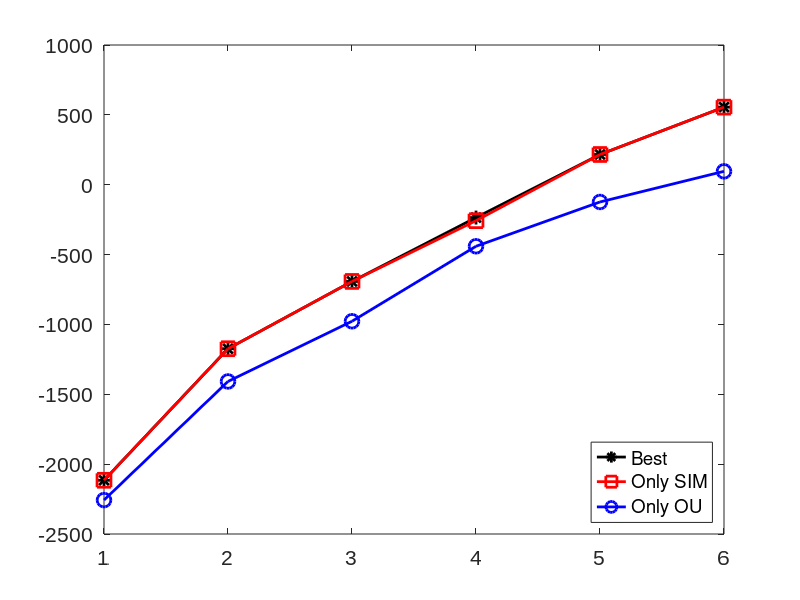
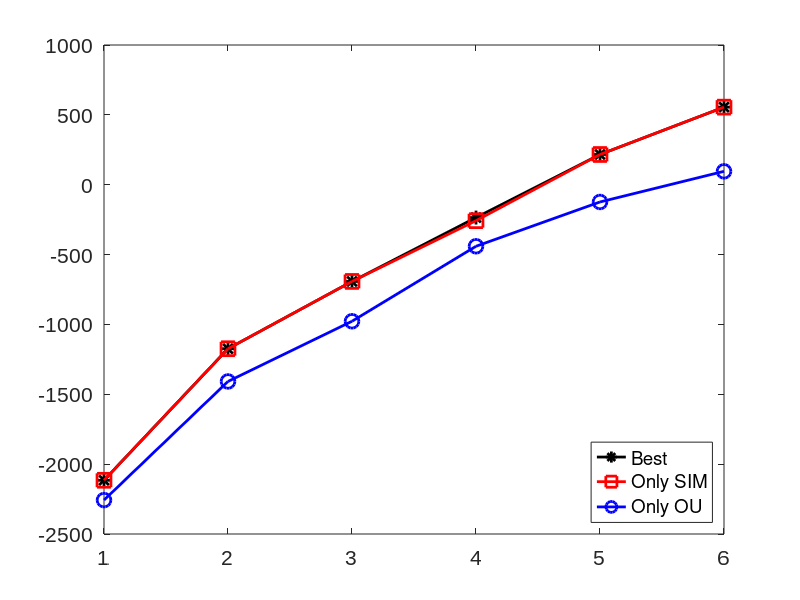
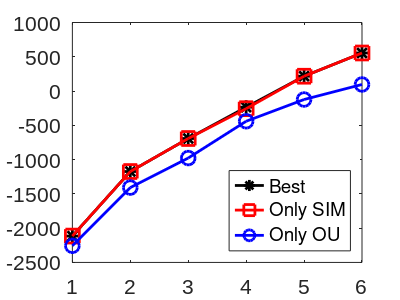

Here is the MATLAB script that generated these plots, in order:
% FXDATACOMPAREVARIATIONALBOUND description

% MULTIGP

% Data

R = 1:1:6;
Fv_best = [-2115.52 -1173.91 -692.28 -235.11 216.31 555.25];
Fv_sim = [-2115.52 -1173.91 -692.28 -257.39 216.31 555.25];
Fv_ou = [-2257.29 -1408.13 -977.31 -440.58 -123.49 95.83];

baseDirResults = './';

% Plotting the results

figure
hold on
% Plotting the true data
c = plot(R, Fv_best, 'k-*');
set(c, 'markerSize', 10, 'lineWidth', 2);
d = plot(R, Fv_sim, 'r-s');
set(d, 'markerSize', 10, 'lineWidth', 2);
e = plot(R, Fv_ou, 'b-o');
set(e, 'markerSize', 10, 'lineWidth', 2);
set(gca, 'fontname', 'arial', 'fontsize', 15, 'xlim', xlim, 'Color', 'none')
hl = legend('Best', 'Only SIM', 'Only OU', 'Location', 'SouthEast');
box on
fileName = 'fxDataCompareVariationalBound';
print('-depsc', [baseDirResults 'results/' fileName]);
saveas(gcf,[baseDirResults 'results/' fileName],'fig');
pos = get(gcf, 'paperposition');
origpos = pos;
pos(3) = pos(3)/2;
pos(4) = pos(4)/2;
set(gcf, 'paperposition', pos);
lineWidth = get(gca, 'lineWidth');
set(gca, 'lineWidth', lineWidth);
print('-dpng', [baseDirResults 'results/' fileName])
set(gca, 'lineWidth', lineWidth);
set(gcf, 'paperposition', origpos);
